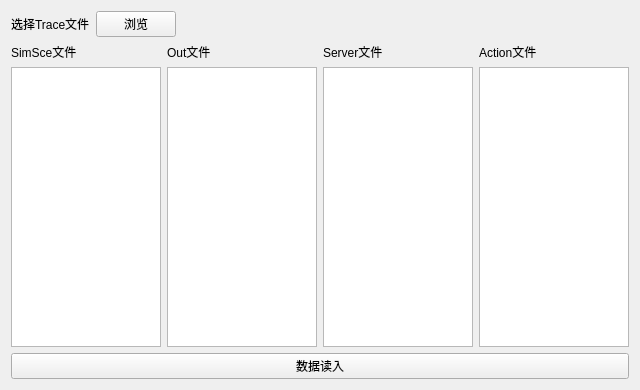
<?xml version="1.0" encoding="UTF-8"?>
<ui version="4.0">
 <class>Step1</class>
 <widget class="QWidget" name="Step1">
  <property name="geometry">
   <rect>
    <x>0</x>
    <y>0</y>
    <width>640</width>
    <height>390</height>
   </rect>
  </property>
  <property name="windowTitle">
   <string>Form</string>
  </property>
  <layout class="QVBoxLayout" name="verticalLayout_2">
   <item>
    <layout class="QHBoxLayout" name="horizontalLayout">
     <item>
      <widget class="QLabel" name="label">
       <property name="text">
        <string>选择Trace文件</string>
       </property>
      </widget>
     </item>
     <item>
      <widget class="QPushButton" name="browserBtn">
       <property name="text">
        <string>浏览</string>
       </property>
      </widget>
     </item>
     <item>
      <spacer name="horizontalSpacer">
       <property name="orientation">
        <enum>Qt::Horizontal</enum>
       </property>
       <property name="sizeHint" stdset="0">
        <size>
         <width>40</width>
         <height>20</height>
        </size>
       </property>
      </spacer>
     </item>
    </layout>
   </item>
   <item>
    <layout class="QHBoxLayout" name="horizontalLayout_2">
     <item>
      <layout class="QVBoxLayout" name="verticalLayout">
       <item>
        <layout class="QHBoxLayout" name="horizontalLayout_3">
         <item>
          <layout class="QVBoxLayout" name="simsceVLayout">
           <item>
            <widget class="QLabel" name="label_2">
             <property name="text">
              <string>SimSce文件</string>
             </property>
            </widget>
           </item>
           <item>
            <widget class="QTextEdit" name="simsceTE"/>
           </item>
          </layout>
         </item>
         <item>
          <layout class="QVBoxLayout" name="outVLayout">
           <item>
            <widget class="QLabel" name="label_3">
             <property name="text">
              <string>Out文件</string>
             </property>
            </widget>
           </item>
           <item>
            <widget class="QTextEdit" name="outTE"/>
           </item>
          </layout>
         </item>
         <item>
          <layout class="QVBoxLayout" name="serverVLayout">
           <item>
            <widget class="QLabel" name="label_4">
             <property name="text">
              <string>Server文件</string>
             </property>
            </widget>
           </item>
           <item>
            <widget class="QTextEdit" name="serverTE"/>
           </item>
          </layout>
         </item>
         <item>
          <layout class="QVBoxLayout" name="actionVLayout">
           <item>
            <widget class="QLabel" name="label_5">
             <property name="text">
              <string>Action文件</string>
             </property>
            </widget>
           </item>
           <item>
            <widget class="QTextEdit" name="actionTE"/>
           </item>
          </layout>
         </item>
        </layout>
       </item>
       <item>
        <widget class="QPushButton" name="startBtn">
         <property name="text">
          <string>数据读入</string>
         </property>
        </widget>
       </item>
      </layout>
     </item>
    </layout>
   </item>
  </layout>
 </widget>
 <resources/>
 <connections/>
</ui>
